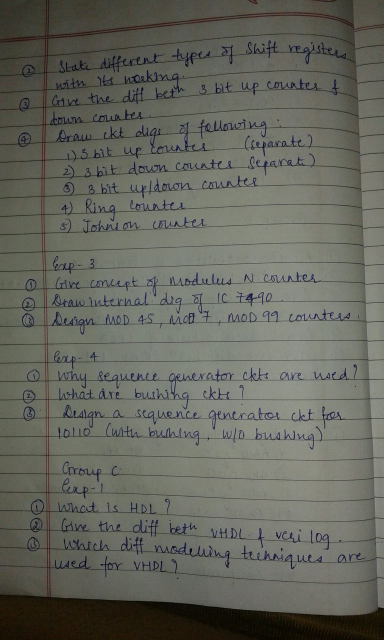
#> input picture test.jpg, 768 x 1280 px (shown at 1/2 size)
$ python 'probablyworking(final).py' --image test.jpg   (older library calls are emulated)
#> lines starting #> are read from the running program, lines starting #| are printed output that depends on the picture; after the words box and inside, x2 and y2 are one past the last pixel; in counts of white or black regions, pixels touching at a corner belong together; long printed decimals are rounded
import cv2
import os
import imutils
import numpy as np
#from skimage.filters import threshold_local
#from skimage import data
#import skimage
import argparse
ap = argparse.ArgumentParser()
ap.add_argument("-i", "--image", required = True,
	help = "Path to the image to be scanned")
args = vars(ap.parse_args())

#from pyimagesearch.transform import four_point_transform
#four point transform is used as a function in here
# [60 lines left out: functions order_points, four_point_transform, not called in this run]
def blurrchecker(image):
    return cv2.Laplacian(image,cv2.CV_64F).var()

#image = cv2.imread('reference_1.jpg')
image = cv2.imread(args["image"])
#> image is the input picture: shape (1280, 768, 3); mean B, G, R 94.1, 102.8, 101.6
#checks the value of blurring in the image, is pretty accurate

if (blurrchecker(image) < 80.0):
    print("Please re-take the image")
    print(blurrchecker(image))
    #sys.exit()

else:
    print(blurrchecker(image))
#| 714.460
    ratio = image.shape[0]/500.0
#> ratio = 2.56
    #the ratio thing is perfectly alright
    #whenever you get the nonetype object has no attribute ' error, check whether the input is correct
    #or not
    orig = image.copy()
    image= imutils.resize(image,height = 500)
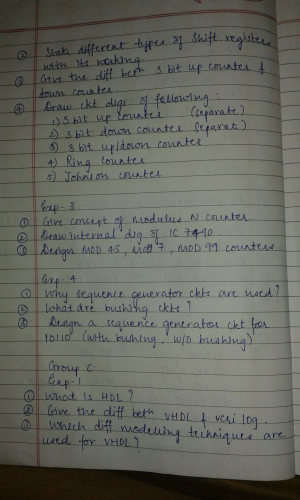
#> image: shape (500, 300, 3); mean B, G, R 94.1, 102.8, 101.6
    #it basically just determines the size at which the image is displayed

    #converting into grayscale and finding the edges
    gray = cv2.cvtColor(image,cv2.COLOR_BGR2RGB)
    retval,threshold = cv2.threshold(image,30,255,cv2.THRESH_BINARY)
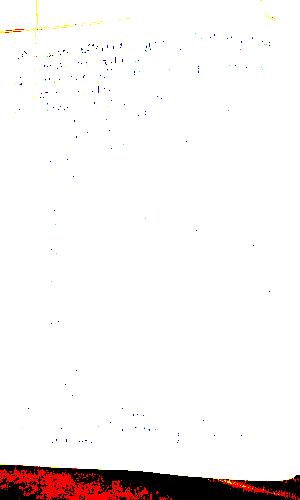
#> threshold: shape (500, 300, 3); mean B, G, R 240.8, 241, 245.1
    #retval,threshold = cv2.threshold(image,30,255,cv2.ADAPTIVE_THRESH_MEAN_C)
    kernel = np.ones((5,5),np.uint8)
    #us the eroded method if the thing cannot find 4 edges
    #eroded = cv2.erode(image,kernel,iterations = 5)
    #5 is ideal, 6 works too, doesnt work over 6
    #also here, the thresh values need to be refreshed

    grey = cv2.GaussianBlur(image,(5,5),0)
    #even this one, the gray isnt working properly
    #the gaussian blur is creating issues while detecting the edges
    #the purpose of the blur is to remove the noise in the picture
    #two techniques can be used, erosion and dilation

    edged = cv2.Canny(grey,75,200)
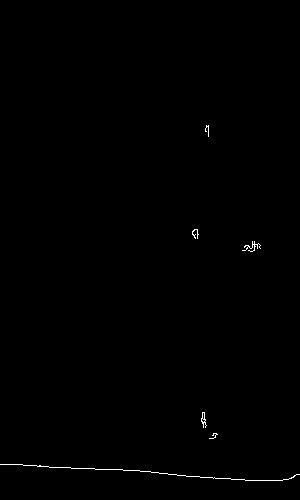
#> edged: shape (500, 300); 0.31% white in thin lines or dots, all inside (x1, y1, x2, y2) = (0, 125, 300, 481)
    #i have either used gray or image
    #edge detected image
    #in the reference_11, the algorithm removed most of the text from inside the form
    cv2.imshow('image',image)
    cv2.imshow('edges',edged)
    #cv2.imwrite('edges1.jpg',edged)
    cv2.waitKey(0)
    cv2.destroyAllWindows()

    # [13 lines left out: function rotation, not called in this run]

    #step 2 , finding the contours in the picture
    #we assueme that the largest triangle in the contour is the paper with its four edges
    #finding contours in the edged image
    cnts = cv2.findContours(edged.copy(),cv2.RETR_EXTERNAL,cv2.CHAIN_APPROX_SIMPLE)
#> cnts = 6 contours, 5 with area under 20; largest, box (x1, y1, x2, y2) and area: (201, 412, 207, 428) 29
    #retr list or retr external
    #also here, the modification needs to be done
    cnts = imutils.grab_contours(cnts)
    cnts = sorted(cnts,key = cv2.contourArea,reverse = True)[:5]
#> cnts = 5 contours, 4 with area under 20; largest, box (x1, y1, x2, y2) and area: (201, 412, 207, 428) 29
    #changing countour area to contour length
    #there is no parameter such as contourLength
    #now looping over the contours
    idx = 0
    for c in cnts:
        peri = cv2.arcLength(c,True)
       #using epsilon method
        approx = cv2.approxPolyDP(c,0.02 *peri,True)
        x,y,w,h = cv2.boundingRect(c)
        if w > 50 and h > 50:
            idx += 1
            new = image[y:y+h,x:x+w]
            #cv2.imshow('cropped',new)
        #swapping between true and false,not working
        #there needs to be made a modification here

        if len(approx) == 4:
            screenCnt = approx
            break
        if len(approx) == 5:
            print("It can be enclosed into a rectangle")
        else:
            print("no four vertices have been properly found")
#> this loop made 5 passes
#> (peri, x, y, w, h) on passes 1, 2, 3, 5: (46.97, 201, 412, 6, 16), (112.6, 242, 241, 19, 11), (48.63, 192, 229, 7, 10), (32.73, 209, 433, 9, 6)
#> (peri, approx, x, y, w, h) on pass 4: (618.7, [[0, 464], [299, 474]], 0, 464, 300, 17)
#| no four vertices have been properly found
#| no four vertices have been properly found
#| no four vertices have been properly found
#| no four vertices have been properly found
#| no four vertices have been properly found
#> after the loop, idx = 0
    #show the contour of the paper
    #cv2.boxpoint(cnts)
#> (the run stopped early here; a loop or call above may not have finished)
